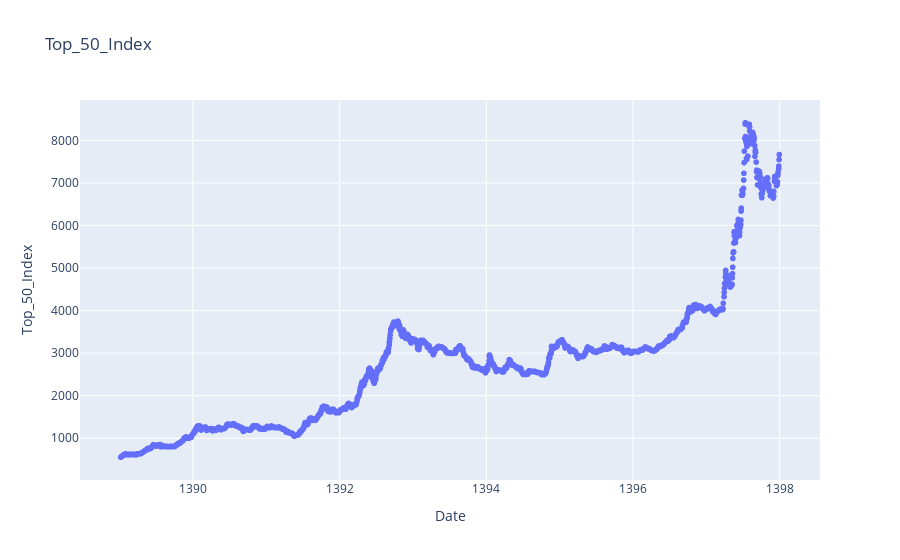

Notebook cell for this chart:
### Code cell
fig = px.scatter(Top_50_Index,x=Top_50_Index.index, y=Top_50_Index.Top_50_Index,title='Top_50_Index')
fig.update_layout(calendar='jalali')
fig.show()

### Figure 1 — Plotly figure (JSON) as saved in the notebook; plotly's stock layout.template omitted (floating-point values rounded to 4 significant figures; data arrays with more than 128 entries replaced by an {"elided": "..."} marker saying what was removed)
{"data": [{"hovertemplate": "Date=%{x}<br>Top_50_Index=%{y}<extra></extra>", "legendgroup": "", "marker": {"color": "#636efa", "symbol": "circle"}, "mode": "markers", "name": "", "showlegend": false, "type": "scattergl", "x": {"elided": "2178 str values"}, "xaxis": "x", "y": {"elided": "2178 float values"}, "yaxis": "y"}], "layout": {"calendar": "jalali", "legend": {"tracegroupgap": 0}, "title": {"text": "Top_50_Index"}, "xaxis": {"anchor": "y", "domain": [0, 1], "title": {"text": "Date"}}, "yaxis": {"anchor": "x", "domain": [0, 1], "title": {"text": "Top_50_Index"}}}}
